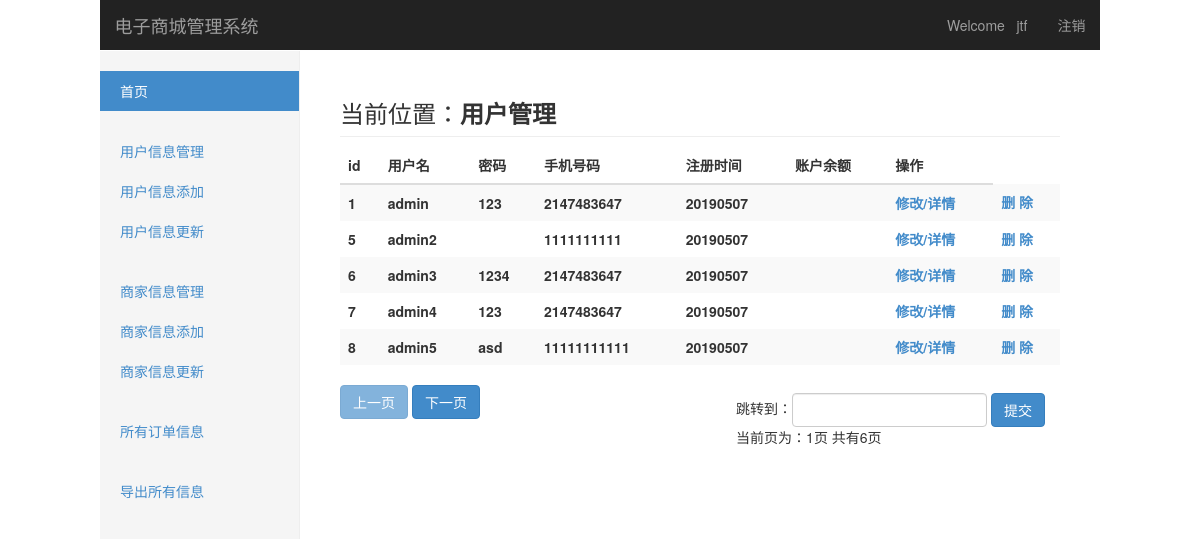
/admin/manager/user/user_manager.php (signed in), run on the app's committed database.
### tables this page shows
CREATE TABLE `user` (
  `id` int(8) NOT NULL AUTO_INCREMENT,
  `username` varchar(50) NOT NULL,
  `password` varchar(50) NOT NULL,
  `phone_num` varchar(50) NOT NULL,
  `regi_date` varchar(50) NOT NULL,
  `del` int(2) NOT NULL,
  `account` int(8) DEFAULT NULL,
  `address` varchar(50) NOT NULL,
  PRIMARY KEY (`id`)
);

### admin/manager/user/user_manager.php (the view, shortened to what this page needs)
<?php
include '../../../public/header.php';
$link = $db->link;
$sql = "select * from user where del=0";
$result=mysql_query($sql,$link);
$resNum=mysql_num_rows($result);
$everyNum=5;
if($resNum%$everyNum == 0)
{
    $allPages=$resNum/$everyNum;
}
else
{
    $allPages=$resNum/$everyNum+1;
}
$allPages=(int)$allPages;
$currentPageFirst=(int)$everyNum*(int)$_SESSION["page"]-(int)$everyNum;
$sql = "select *FROM user WHERE del=0  LIMIT $currentPageFirst,$everyNum";
$page=$_SESSION["page"];
$result=mysql_query($sql,$link);
?>
        <div class="col-sm-9   col-md-8 col-md-offset-3  main">
            <h3 class="sub-header">当前位置：<strong>用户管理</strong></h3>
            <div class="table-responsive">
                <table class="table table-striped table-hover">
                    <thead>
                    <tr>
                    <tr>
                        <th>id</th>
                        <th>用户名</th>
                        <th>密码</th>
                        <th>手机号码</th>
                        <th>注册时间</th>
                        <th>账户余额</th>
                        <th>操作</th>
                    </tr>
                    </tr>
                    </thead>
                    <tbody>
                    <?php while($row=mysql_fetch_assoc($result)){ ?>
                    <tr >
                        <th ><?php echo $row['id'] ?> </th>
                        <th ><?php echo $row['username'] ?> </th>
                        <th ><?php echo $row['password'] ?> </th>
                        <th ><?php echo $row['phone_num'] ?> </th>
                        <th ><?php echo $row['regi_date'] ?> </th>
                        <th ><?php echo $row['account'] ?> </th>
                        <th><a href="user_update.php?id=<?php echo $row["id"]?>">修改/详情</a></th>
                        <th><a href="user_del.php?id=<?php echo $row["id"]?> ">删 除</a></th>
                    </tr>
                    <?php } ?>
                    </tbody>
                </table>
                <form   class="navbar-form"  style="float: right" action="user_manager.php" method="post">
                    <table class="table   " border="0" cellpadding="8" cellspacing="0" >
                        <div>跳转到：<input type="text" name="page"  class="form-control">
                                    <input type="submit"  value="提交" class="btn  btn-primary btn-default">
                        </div>
                        <div>当前页为：<?php echo $page ?>页
                            共有<?php echo $allPages ?>页
                        </div>
                    </table>
                </form>
                <input disabled=""  id="btn_prep" type="button"  class="btn btn-default  btn-primary"
                       value="上一页" onclick="javascrtpt:window.location.href='user_manager.php?btn=-1'">
                <input disabled=""  id="btn_next" type="button" class="btn btn-default  btn-primary"
                       value="下一页" onclick="javascrtpt:window.location.href='user_manager.php?btn=1'">
            </div>
        </div>
<?php
include '../../public/bottom.php';
?>

### public/css/dashboard.css (style rules this page uses)
.sub-header { padding-bottom: 10px; border-bottom: 1px solid #eee; }
.main { padding: 20px; }
@media (min-width: 768px) { .main { padding-right: 40px; padding-left: 40px; } }

### public/header.php (style rules this page uses)
* { margin: 0px;padding: 0px; }

### data on the page
user: id "1", username "admin", password "123", phone_num "2147483647", regi_date "20190507"
user: id "5", username "admin2", phone_num "1111111111", regi_date "20190507"
user: id "6", username "admin3", password "1234", phone_num "2147483647", regi_date "20190507"
user: id "7", username "admin4", password "123", phone_num "2147483647", regi_date "20190507"
user: id "8", username "admin5", password "asd", phone_num "11111111111", regi_date "20190507"

### other printed values
$_SESSION["username"] "jtf"
$page "1"
$allPages "6"
